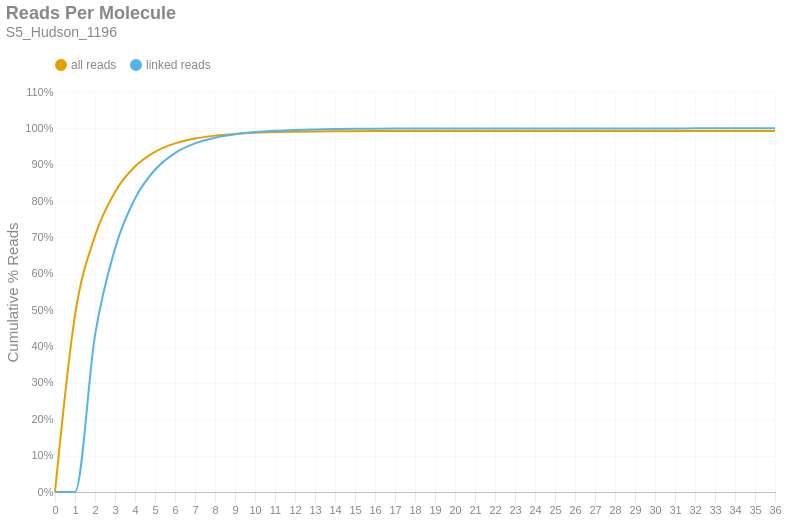

The code cell stored with this chart in its notebook:
### Markdown cell above
### Reads per Molecule
This chart shows the cumulative distribution of the number of reads per linked molecule. That is, how many alignments are associated with a unique molecule. This excludes the number of reads associated with invalid or absent linked-read barcodes. The `linked` histogram is the percentages recalculated when disregarding singletons.

### Code cell
if SKIPLR:
    print_html(f"Skipped")
else:
    counts = np.bincount(valids['reads'].cast(pl.Int64).to_numpy())
    weighted = counts * np.arange(len(counts))
    all_perc = weighted / n_reads
    linked_perc = weighted / n_linked_reads
    linked_perc[1] = 0
    binned_df = pl.DataFrame({
        'readsper': list(range(len(counts))),
        'all reads (cumsum)': np.cumsum(all_perc).tolist(),
        'linked reads (cumsum)': np.cumsum(linked_perc).tolist(),
    })

    with SafeRender(binned_df):
        (
            density_plot(binned_df, 'Reads Per Molecule', samplename, 'readspmol')
            .encode(
                x=alt.X('readsper:O', title=None).axis(labelAngle=0).scale(padding=0),
                y=alt.Y('value:Q', title='Cumulative % Reads').axis(format='%').stack(False),
                color=alt.Color("key:N").scale(domain=["all reads", "linked reads"]),
                tooltip=[
                    alt.Tooltip("key:N", title="Data Type"),
                    alt.Tooltip("readsper:O", title="Reads Per Molecule"),
                    alt.Tooltip("value:Q", format=".2%", title="% Reads (Cum.)")
                ]            
            )
        ).display()

### Figure 1 — Vega-Lite specification as saved in the notebook (floating-point values rounded to 4 significant figures)
{"width": "container", "height": 400, "config": {"title": {"anchor": "start", "dy": -15, "fontSize": 18, "color": "#888888", "subtitleColor": "#888888", "subtitleFontSize": 14}, "arc": {"fill": "#0072B2"}, "axis": {"domainColor": "#888888", "domainWidth": 0.5, "gridWidth": 0.2, "grid": false, "titleFontWeight": 400, "titleFontSize": 15, "labelFontSize": 11, "labelColor": "#888888", "tickColor": "#888888", "tickWidth": 0.2, "titleColor": "#888888"}, "axisBand": {"grid": false}, "axisX": {"grid": true, "tickSize": 10, "domainCap": "round"}, "axisY": {"domain": false, "grid": true, "tickSize": 0, "domainCap": "round"}, "background": "transparent", "header": {"labelFontSize": 15, "labelColor": "#888888", "titleFontSize": 15, "titleFontWeight": 600, "titleColor": "#888888"}, "legend": {"labelFont": "sans-serif", "labelFontSize": 12, "labelColor": "#888888", "symbolSize": 100, "symbolType": "circle", "titleFontSize": 12, "titlePadding": 10, "titleColor": "#888888", "title": null, "orient": "top"}, "range": {"category": ["#E69F00", "#56B4E9", "#009E73", "#F0E442", "#0072B2", "#D55E00", "#CC79A7", "#000000"], "diverging": ["#cfe8f3", "#a2d4ec", "#73bfe2", "#46abdb", "#1696d2", "#12719e"]}, "area": {"fill": "#0072B2", "fillOpacity": 0.7, "line": true, "strokeOpacity": 0.7}, "line": {"color": "#0072B2", "stroke": "#0072B2", "strokeWidth": 2}, "trail": {"color": "#0072B2", "stroke": "#0072B2", "strokeWidth": 0, "size": 1}, "point": {"filled": true, "fillOpacity": 1.0, "size": 95}, "text": {"color": "#888888", "fontSize": 11, "align": "right", "fontWeight": 400, "size": 11}, "bar": {"fill": "#0072B2", "stroke": null}, "view": {"stroke": null, "continuousWidth": 660, "continuousHeight": 400}}, "data": {"name": "data-620e83bfdd9f05cac6952a2003b30a2f"}, "mark": {"type": "line", "interpolate": "monotone", "point": {"opacity": 0, "size": 275}}, "encoding": {"color": {"field": "key", "scale": {"domain": ["all reads", "linked reads"]}, "type": "nominal"}, "tooltip": [{"field": "key", "title": "Data Type", "type": "nominal"}, {"field": "readsper", "title": "Reads Per Molecule", "type": "ordinal"}, {"field": "value", "format": ".2%", "title": "% Reads (Cum.)", "type": "quantitative"}], "x": {"axis": {"labelAngle": 0}, "field": "readsper", "scale": {"padding": 0}, "title": null, "type": "ordinal"}, "y": {"axis": {"format": "%"}, "field": "value", "stack": false, "title": "Cumulative % Reads", "type": "quantitative"}}, "params": [{"name": "param_c36ac31b6afebe62", "select": {"type": "point", "fields": ["key"]}, "bind": "legend"}], "title": {"text": "Reads Per Molecule", "subtitle": "S5_Hudson_1196"}, "transform": [{"fold": ["all reads (cumsum)", "linked reads (cumsum)"]}, {"calculate": "replace(datum.key, ' (cumsum)', '')", "as": "key"}, {"filter": {"param": "param_c36ac31b6afebe62"}}], "usermeta": {"embedOptions": {"downloadFileName": "S5_Hudson_1196.readspmol"}}, "$schema": "https://vega.github.io/schema/vega-lite/v6.1.0.json", "datasets": {"data-620e83bfdd9f05cac6952a2003b30a2f": [{"readsper": 0, "all reads (cumsum)": 0.0, "linked reads (cumsum)": 0.0}, {"readsper": 1, "all reads (cumsum)": 0.4857, "linked reads (cumsum)": 0.0}, {"readsper": 2, "all reads (cumsum)": 0.7043, "linked reads (cumsum)": 0.4308}, {"readsper": 3, "all reads (cumsum)": 0.8253, "linked reads (cumsum)": 0.6692}, {"readsper": 4, "all reads (cumsum)": 0.8951, "linked reads (cumsum)": 0.8069}, {"readsper": 5, "all reads (cumsum)": 0.9354, "linked reads (cumsum)": 0.8863}, {"readsper": 6, "all reads (cumsum)": 0.9586, "linked reads (cumsum)": 0.9321}, {"readsper": 7, "all reads (cumsum)": 0.9721, "linked reads (cumsum)": 0.9586}, {"readsper": 8, "all reads (cumsum)": 0.98, "linked reads (cumsum)": 0.9743}, {"readsper": 9, "all reads (cumsum)": 0.9848, "linked reads (cumsum)": 0.9837}, {"readsper": 10, "all reads (cumsum)": 0.9878, "linked reads (cumsum)": 0.9897}, {"readsper": 11, "all reads (cumsum)": 0.9897, "linked reads (cumsum)": 0.9934}, {"readsper": 12, "all reads (cumsum)": 0.9909, "linked reads (cumsum)": 0.9957}, {"readsper": 13, "all reads (cumsum)": 0.9916, "linked reads (cumsum)": 0.9971}, {"readsper": 14, "all reads (cumsum)": 0.992, "linked reads (cumsum)": 0.998}, {"readsper": 15, "all reads (cumsum)": 0.9924, "linked reads (cumsum)": 0.9986}, {"readsper": 16, "all reads (cumsum)": 0.9926, "linked reads (cumsum)": 0.9991}, {"readsper": 17, "all reads (cumsum)": 0.9927, "linked reads (cumsum)": 0.9993}, {"readsper": 18, "all reads (cumsum)": 0.9928, "linked reads (cumsum)": 0.9995}, {"readsper": 19, "all reads (cumsum)": 0.9929, "linked reads (cumsum)": 0.9996}, {"readsper": 20, "all reads (cumsum)": 0.9929, "linked reads (cumsum)": 0.9997}, {"readsper": 21, "all reads (cumsum)": 0.993, "linked reads (cumsum)": 0.9998}, {"readsper": 22, "all reads (cumsum)": 0.993, "linked reads (cumsum)": 0.9998}, {"readsper": 23, "all reads (cumsum)": 0.993, "linked reads (cumsum)": 0.9999}, {"readsper": 24, "all reads (cumsum)": 0.993, "linked reads (cumsum)": 0.9999}, {"readsper": 25, "all reads (cumsum)": 0.993, "linked reads (cumsum)": 0.9999}, {"readsper": 26, "all reads (cumsum)": 0.993, "linked reads (cumsum)": 0.9999}, {"readsper": 27, "all reads (cumsum)": 0.993, "linked reads (cumsum)": 0.9999}, {"readsper": 28, "all reads (cumsum)": 0.993, "linked reads (cumsum)": 1.0}, {"readsper": 29, "all reads (cumsum)": 0.993, "linked reads (cumsum)": 1.0}, {"readsper": 30, "all reads (cumsum)": 0.993, "linked reads (cumsum)": 1.0}, {"readsper": 31, "all reads (cumsum)": 0.993, "linked reads (cumsum)": 1.0}, {"readsper": 32, "all reads (cumsum)": 0.993, "linked reads (cumsum)": 1.0}, {"readsper": 33, "all reads (cumsum)": 0.993, "linked reads (cumsum)": 1.0}, {"readsper": 34, "all reads (cumsum)": 0.9931, "linked reads (cumsum)": 1.0}, {"readsper": 35, "all reads (cumsum)": 0.9931, "linked reads (cumsum)": 1.0}, {"readsper": 36, "all reads (cumsum)": 0.9931, "linked reads (cumsum)": 1.0}]}}
